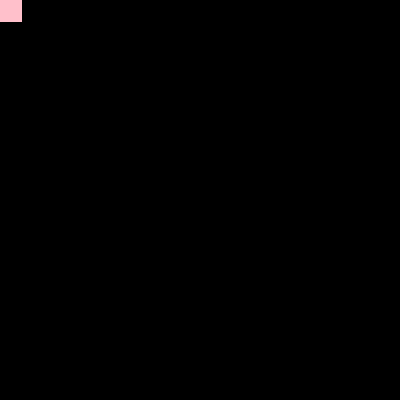
Frame 1 (no input)
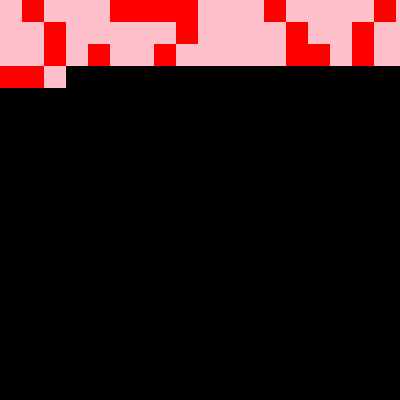
Frame 60 (no input)
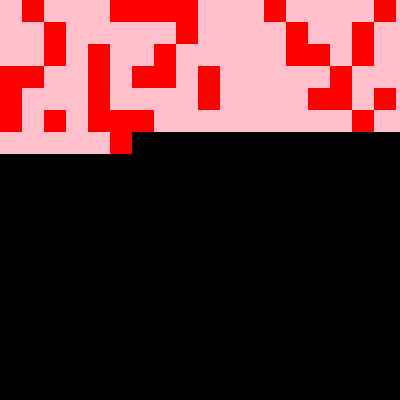
Frame 120 (the mouse pressed at the canvas centre since frame 60)

The p5.js sketch that drew these frames (run headless with seeded random() and noise() and a simulated clock; from frame 60 on, the mouse is pressed at the canvas centre):

// p5.js sketch
// ── sketch.js
let l = null;
let x = 0, y = 0;
let spacing = 22; // 上下间距


function setup() {
	createCanvas(400, 400);
	background(0);
	l = new Line();
}

function draw() {
	l.show()
}

class Line {
	constructor() {

	}
	show() {
		stroke(255); // 线条颜色
		noStroke(); // 取消线条
		if(random(1) < 0.3){
			fill('red')
			rect(x,y,spacing,spacing)
			// line(x , y , x+spacing, y+spacing); // x1 y1 x2 y2
		}else{
			fill('pink')
			rect(x,y,spacing,spacing); // 方形 x y w h
			// line(x , y+spacing , x+spacing, y);
		}
		x = x+spacing;
		if(x > width){ // width 默认 canvas的 宽度
			x = 0;
			y += spacing;
		}
		if(y > height){
			x = 0;
			y = 0;
		}
	}
}
